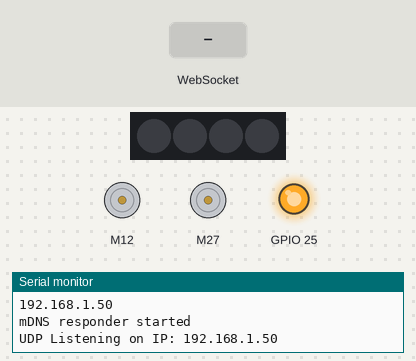
Recording of a sketch running on a simulated ESP32. Shown: 4 RGB LEDs in strip order, left to right, 2 × DC motor (green arrow = forward, orange = backward, longer = faster), output pins drawn as LEDs (lit = HIGH), the last lines printed to the serial monitor. The inputs (shaded band) are chosen by the test bench. WiFi joins after 1.5 s; servers stay silent unless stated.

Above: at 3.2 s.
3.3 s: WebSocket text "1" received
At 3.7 s:
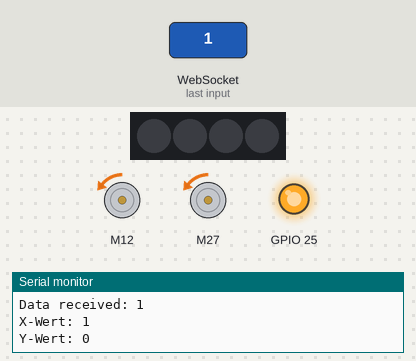
4.8 s: WebSocket text "X" received
At 6.0 s:
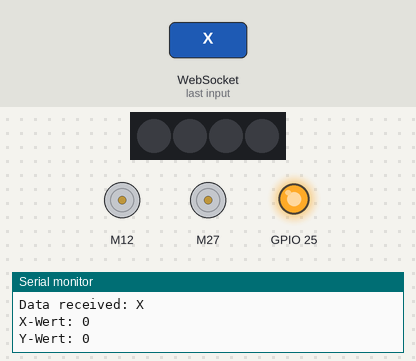
Timing chart, 0 to 7.8 s (numbered marks = the images above; inputs shaded):
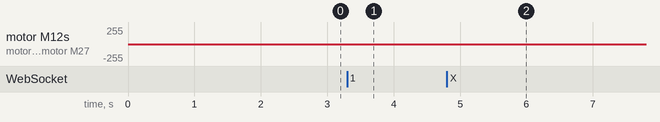

The sketch:

AUTO.ino
```cpp
/*
 * Includes
 */

#include "WiFi.h"
#include "ESPAsyncWebServer.h"
#include <ESPmDNS.h>
#include <SparkFun_TB6612.h>
#include <Adafruit_NeoPixel.h>
#ifdef __AVR__
 #include <avr/power.h>
#endif
#include "AsyncUDP.h"

/*
 * Defines
 */

// Motor
#define AIN1 27
#define BIN1 12
#define AIN2 33
#define BIN2 13
#define PWMA 32
#define PWMB 15
#define STBY 14
// LED
#define WS2812b  5
#define NUMPIXELS 4

/*
 * Variabeln
 */

// Wifi
const char* ssid = "EL-Parcour";
const char* password = "passwort";
// Joystick
String joystickdata;
String xwert, ywert;
int x = 0, y = 0;
int position;
const int offsetA = -1;
const int offsetB = -1;
// Auto
bool freigabe = false;

/*
 * Initialisierung
 */

// LED
Adafruit_NeoPixel pixels(NUMPIXELS, WS2812b, NEO_GRB + NEO_KHZ800);
// Async Websocket Server
AsyncWebServer server(80);
AsyncWebSocket ws("/ws");
AsyncWebSocketClient * globalClient = NULL;
// Async UDP
AsyncUDP udp;
// Motor
Motor motorR = Motor(AIN1, AIN2, PWMA, offsetA, STBY, 0);
Motor motorL = Motor(BIN1, BIN2, PWMB, offsetB, STBY, 1);

/*
 * Funktionen
 */

// Websocket
void onWsEvent(AsyncWebSocket * server, AsyncWebSocketClient * client, AwsEventType type, void * arg, uint8_t *data, size_t len){

  if(type == WS_EVT_CONNECT){

    Serial.println("Websocket client connection received");

  } else if(type == WS_EVT_DISCONNECT){
    Serial.println("Client disconnected");
    Serial.println("-----------------------");

  } else if(type == WS_EVT_DATA){

    Serial.print("Data received: ");
    joystickdata = "";

    for(int i=0; i < len; i++) {
          joystickdata += (char) data[i];
    }

    Serial.println(joystickdata);
    convertStringtoInt(joystickdata);
  }
}
// Motor
void motor(int x, int y){
  //Variabeln initialisieren und deklarieren
  int hypotenuse, pace_max, motor_links, motor_rechts, pixel_max = 120;

  //Maximalwerte für x und y bestimmen
  if (x > pixel_max){
    x = pixel_max;
  }
  else if (x < -pixel_max){
    x = -pixel_max;
  }
  if (y > pixel_max){
    y = pixel_max;
  }
  else if (y < -pixel_max){
    y = -pixel_max;
  }

  //Joystickmaximum bestimmen
  hypotenuse = sqrt(pow(x, 2) + pow(y, 2));

  //Die durch das Quadrieren positive Hypotenuse wird wieder negativ gemacht
  if (y < 0){
    hypotenuse *= -1;
  }

  //Geschwindigkeitsmaximum bestimmen
  if (hypotenuse > pixel_max){
    hypotenuse = pixel_max;
  }
  else if (hypotenuse < -pixel_max){
    hypotenuse = -pixel_max;
  }

  //Effektives Motorgeschwindigkeitsmaximum bestimmen
  // pixel_max = hypotenuse
  // 255 = pace_max
  pace_max = 255 * hypotenuse / pixel_max;

  //Umwandlung
  if (x >= 0){                                  // x positiv
    motor_links = pace_max;                     // motor_links fährt mit maximaler Geschwindigkeit
    if (x <= pixel_max/2){                               // Der Joystick ist unter der Hälfte
      motor_rechts = pace_max * x / (pixel_max/2);         // Die Geschwindigkeit des verlangsamten Motors wird berechnet --> effektive Geschwindigkeit
      // x = pixel_max/2
      // motor_rechts = pace_max
      motor_rechts = pace_max - motor_rechts;   // Die Differenz zum Geschwindigkeitsmaximum
    }
    else{                                       // Der Joystick ist über der Hälfte
      x -= pixel_max/2;                                  // x wird auf eine 0-75 Skala gebrochen
      motor_rechts = -pace_max * x / (pixel_max/2);        // Die Geschwindigkeit des rückwärts fahrenden Motors wird berechnet
    }
  }
  else if(x < 0){                               // x negativ
    motor_rechts = pace_max;                    // motor_rechts fährt mit maximaler Geschwindigkeit
    if (x >= -pixel_max/2){                              // Der Joystick ist unter der Hälfte
      motor_links = pace_max * x / -(pixel_max/2);         // Die Geschwindigkeit des verlangsamten Motors wird berechnet
      motor_links = pace_max - motor_links;     // Die Differenz zum Geschwindigkeitsmaximum --> effektive Geschwindigkeit
    }
    else{                                       // Der Joystick ist über der Hälfte
      x += pixel_max/2;                                  // x wird auf eine 0-75 Skala gebrochen
      motor_links = pace_max * x / (pixel_max/2);          // Die Geschwindigkeit des rückwärts fahrenden Motors wird berechnet
    }
  }
  motorL.drive(motor_links,0);
  motorR.drive(motor_rechts,0);
}
// String zu int (Joystick)
void convertStringtoInt(String eingabe) {
  position = eingabe.indexOf("X");
  eingabe.remove(position, 2);
  position = eingabe.indexOf("Y");
  eingabe.remove(position, 2);
  xwert = eingabe;
  ywert = eingabe;
  xwert.remove(position);
  x = xwert.toInt();
  ywert.remove(0, position);
  y = ywert.toInt();
  Serial.print("X-Wert: ");
  Serial.println(x);
  Serial.print("Y-Wert: ");
  Serial.println(y);
}
// UDP konvertieren
/*
 *       if (udp.connect(ipaddress, 1234)) {
        udp.print("HI");
        udp.close();
      }
 */
void UDPconvert(String cmd, IPAddress ipaddress) {
  if (cmd.substring(0, 1) == "S") {
    freigabe = false;
  }
  else if(cmd.substring(0, 1) == "S"){
    freigabe = true;
  }
  else if(cmd.substring(0, 1) == "W"){
    Serial.print("im W");
    if (cmd.substring(1, 2) == "0") {
      for(int i=0; i<NUMPIXELS; i++) { // For each pixel...
        Serial.print("im 0");
        pixels.setPixelColor(i, pixels.Color(255, 0, 255));
        pixels.show();   // Send the updated pixel colors to the hardware.
      }
    }
    else if (cmd.substring(1, 2) == "1") {
      for(int i=0; i<NUMPIXELS; i++) { // For each pixel...
        pixels.setPixelColor(i, pixels.Color(0, 255, 255));
        pixels.show();   // Send the updated pixel colors to the hardware.
      }
    }
    else if (cmd.substring(1, 2) == "2") {
      for(int i=0; i<NUMPIXELS; i++) { // For each pixel...
        pixels.setPixelColor(i, pixels.Color(255, 255, 0));
        pixels.show();   // Send the updated pixel colors to the hardware.
      }
    }
  }
}

/*
 * SETUP
 */

void setup(){
  // Serial
  Serial.begin(115200);
  // Wifi
  WiFi.mode(WIFI_STA);
  WiFi.begin(ssid, password);

  while (WiFi.status() != WL_CONNECTED) {
    delay(1000);
    Serial.println("Connecting to WiFi..");
  }
  Serial.println(WiFi.localIP());
  // MDNS
  if (!MDNS.begin("auto")) {
        Serial.println("Error setting up MDNS responder!");
        while(1) {
            delay(1000);
        }
    }
  Serial.println("mDNS responder started");
  // LED
  pixels.begin(); // INITIALIZE NeoPixel strip object (REQUIRED)
  // Websocket
  ws.onEvent(onWsEvent);
  server.addHandler(&ws);
  server.begin();
  // PinMode
  pinMode(25, OUTPUT);
  digitalWrite(25, HIGH);
  // UDP
  if(udp.listenMulticast(IPAddress(239,1,2,3), 1234)) {
      Serial.print("UDP Listening on IP: ");
      Serial.println(WiFi.localIP());
      // Empfangen
      udp.onPacket([](AsyncUDPPacket packet) {
          Serial.print("UDP Packet Type: ");
          Serial.print(packet.isBroadcast()?"Broadcast":packet.isMulticast()?"Multicast":"Unicast");
          Serial.print(", From: ");
          Serial.print(packet.remoteIP());
          Serial.print(":");
          Serial.print(packet.remotePort());
          Serial.print(", To: ");
          Serial.print(packet.localIP());
          Serial.print(":");
          Serial.print(packet.localPort());
          Serial.print(", Length: ");
          Serial.print(packet.length());
          Serial.print(", Data: ");
          Serial.write(packet.data(), packet.length());
          Serial.println();
          String udpinput = "";
          for (int i = 0; i < packet.length(); i++) {
            udpinput += (char)packet.data()[i];
          }
          UDPconvert(udpinput, packet.remoteIP());
      });
  }
  // Nummerzuweisung
  udp.print("QA  ");
}


void loop(){
  motor(x,y);


  delay(20);
}
```

Measured:
- after the input at 3.3 s, motor M12, motor M27: stopped → backward 2/255 at once
- after the input at 4.8 s, motor M12, motor M27: backward 2/255 → stopped at once
